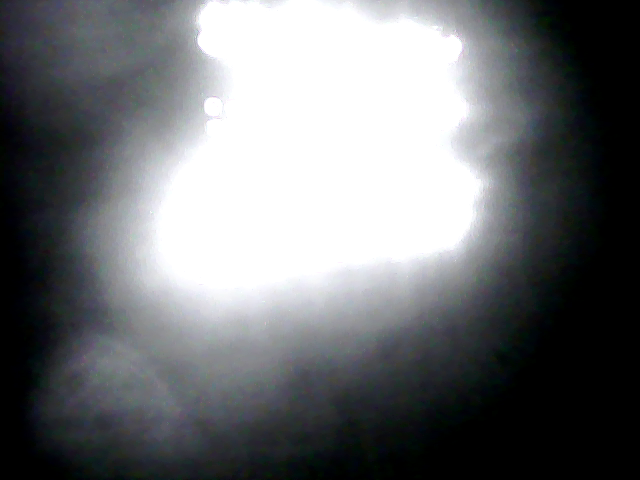
#> input picture Nuevas/Foto.png, 640 x 480 px
$ python proceso.py
#> lines starting #> are read from the running program, lines starting #| are printed output that depends on the picture; after the words box and inside, x2 and y2 are one past the last pixel; in counts of white or black regions, pixels touching at a corner belong together
import numpy as np
import cv2


num1=cv2.imread('Foto.png')
#> num1 is the input picture: shape (480, 640, 3); mean B, G, R 116.4, 113.9, 111.7
#cv2.imwrite('base.png',num1);
num1=num1[150:300, 200:450]
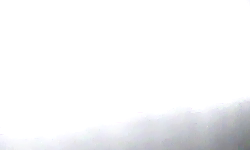
#> num1: shape (150, 250, 3); mean B, G, R 247.7, 246.5, 246.2

num1=cv2.cvtColor(num1, cv2.COLOR_BGR2GRAY)
#> num1: shape (150, 250)

num1=cv2.GaussianBlur(num1,(5,5),0)

kernel = np.ones((10,10),np.float32)/100
num1= cv2.filter2D(num1,-1,kernel)

num12=num1
num1 = cv2.adaptiveThreshold(num1,255,cv2.ADAPTIVE_THRESH_MEAN_C,\
            cv2.THRESH_BINARY,23,1)
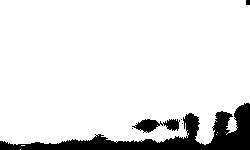
#> num1: shape (150, 250); 89.6% white; 6 black regions (3 under 20 px), largest, box (x1, y1, x2, y2) and area: (0, 103, 250, 150) 3525, (132, 119, 180, 133) 364, (246, 0, 250, 5) 20


num1=cv2.bitwise_not(num1)
kernel = np.ones((2,2),np.uint8)
num1=cv2.dilate(num1,kernel,iterations = 1)
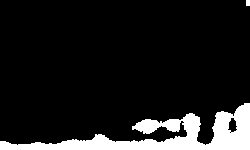
#> num1: shape (150, 250); 11.3% white; 2 white regions, box (x1, y1, x2, y2) and area: (0, 103, 250, 150) 4201, (246, 0, 250, 6) 24

#FILTRADO FINAL
num1=cv2.medianBlur(num1,13)
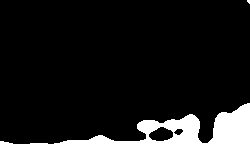
#> num1: shape (150, 250); 11.6% white; 2 white regions (1 under 20 px), largest, box (x1, y1, x2, y2) and area: (0, 103, 250, 150) 4335
cv2.imshow('Proceso',num1)
cv2.imwrite('Williams Londo駉.png',num1)
cv2.waitKey(0)
cv2.destroyAllWindows()

# [6 lines of commented-out code are left out]
